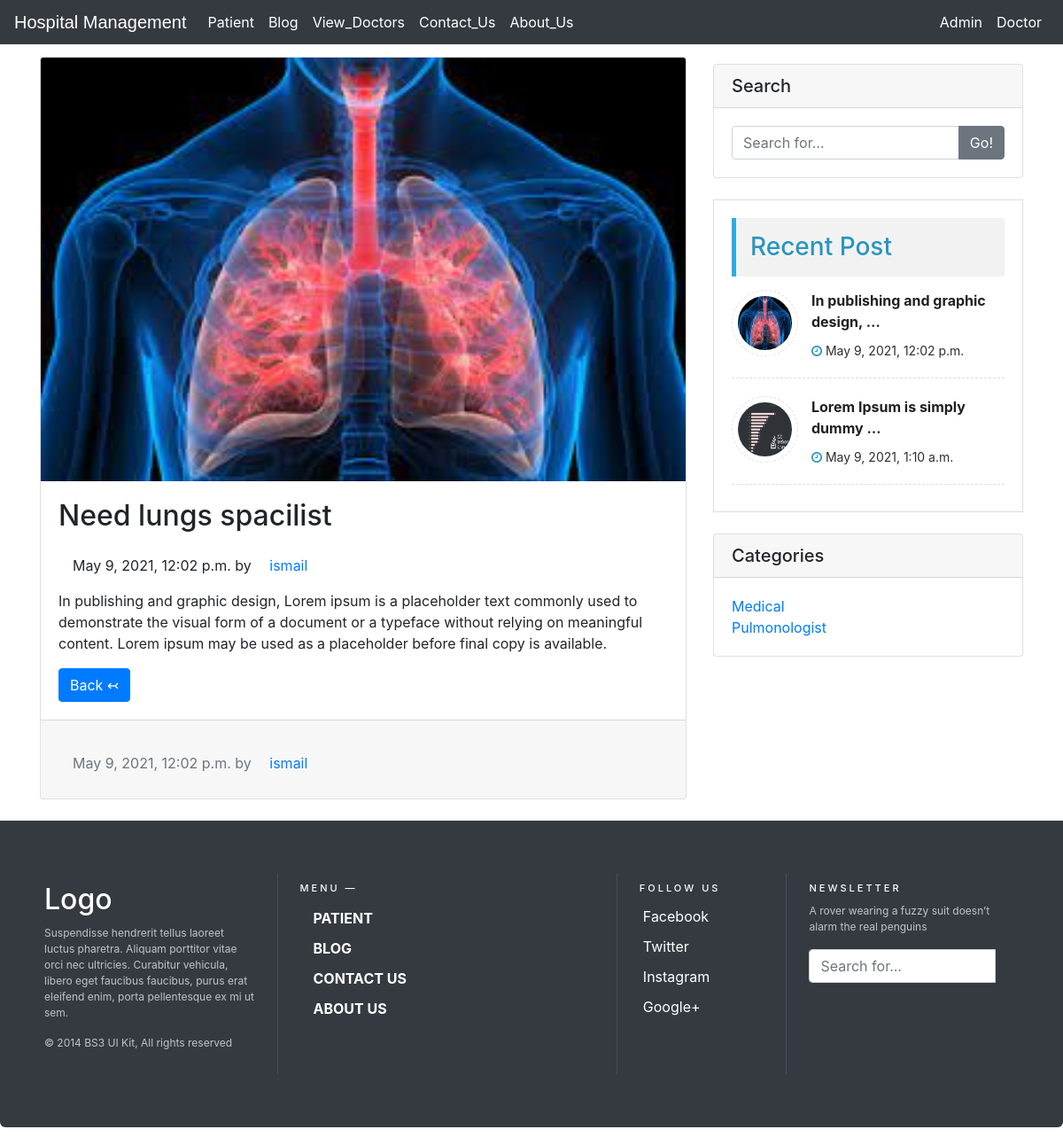
The app's page /blog/display-post/2/ with its own data.
### blog/models.py (models this page shows, shortened)
class post(models.Model):
    post_id= models.AutoField(primary_key=True)
    title = models.CharField(max_length=255 ,default="")
    author =models.ForeignKey(User, on_delete=models.CASCADE)
    slug = models.CharField(max_length=130)
    catagory = models.ForeignKey(Catagory, on_delete=models.CASCADE)
    timeStamp = models.DateTimeField(auto_now_add=True,blank=True)
    thumbnail = models.ImageField(upload_to='shop/images', default="")
    status=models.BooleanField(default="True")
    content = HTMLField()
    acceptpost = AcceptedpostManager()
    objects =models.Manager()

class Catagory(models.Model):
    catagory_name = models.CharField(max_length=50 ,default="")

### blog/views.py (the view)
# urls.py: path('display-post/<int:id>/', views.post_detail, name="displaypost"),
def post_detail(request ,id):
    dataa = post.objects.get(post_id =id)
    datar = post.objects.filter().order_by('-post_id')[0:3]
    cat = Catagory.objects.all()
    d={'i':dataa,'data1':datar ,'catag':cat}
    return render(request , 'blog/blog-details.html',d)

### blog/templates/blog/blog-details.html (shortened to what this page needs)
{%extends 'homebase.html'%}
{% block content%}
<div class="container">
    <div class="row">
        <div class="col-md-8">
            <h1 class="my-4">
                <p class="blog-post-meta"><i class="far fa-calendar-alt text-primary p-2"></i>{{i.timeStamp}} by <a
                        href="#"><i class="fas fa-user-check text-primary p-2"></i>{{i.author.username}}</a></p>
            </h1>
            <div class="card mb-4">
                <img class="card-img-top" src="{{i.thumbnail.url}}" alt="Card image cap">
                <div class="card-body">
                    <h2 class="card-title">{{i.title}}</h2>
                    <h1 class="my-4">
                        <p class="blog-post-meta"><i class="far fa-calendar-alt text-primary p-2"></i>{{i.timeStamp}} by
                            <a href="#"><i class="fas fa-user-check text-primary p-2"></i>{{i.author.username}}</a></p>
                    </h1>
                    <p class="card-text">
                        {% autoescape off%}
                        {{i.content}}
                        {% endautoescape%}
                    </p>
                    <a href="/blog" class="btn btn-primary">Back &larrtl;</a>
                </div>
                <div class="card-footer text-muted">
                    <h1 class="my-4">
                        <p class="blog-post-meta"><i class="far fa-calendar-alt text-primary p-2"></i>{{i.timeStamp}} by
                            <a href="#"><i class="fas fa-user-check text-primary p-2"></i>{{i.author.username}}</a></p>
                    </h1>
                </div>
            </div>
        </div>
        <div class="col-md-4 mt-5">
            <div class="card my-4">
                <h5 class="card-header">Search</h5>
                <div class="card-body">
                    <form action="{% url 'postserch' %}" method="post">
                        <div class="input-group">
                            <input type="text" class="form-control" name="query" placeholder="Search for...">
                            <span class="input-group-append">
                <button class="btn btn-secondary" type="submit">Go!</button>
              </span>
                        </div>
                    </form>
                </div>
            </div>
            <div class="sidebar widget">
                <h3 class=" p-3">Recent Post</h3>
                <ul>
                    {% for i in data1%}
                    <li>
                        <div class="sidebar-thumb">
                            <img class="animated rollIn" src="{{i.thumbnail.url}}" alt=""/>
                        </div>
                        <div class="sidebar-content">
                            <h5 class="animated bounceInRight"><a href="{% url 'displaypost' i.post_id %}">
                                {% autoescape off%}
                                {{i.content|truncatewords:5}}
                                {% endautoescape%}
                            </a></h5>
                        </div>
                        <div class="sidebar-meta">
                            <span class="time"><i class="fa fa-clock-o"></i> {{i.timeStamp}}</span>
                        </div>
                    </li>
                    {%endfor%}
                </ul>
            </div>
            <div class="card my-4">
                <h5 class="card-header">Categories</h5>
                <div class="card-body">
                    <div class="row">
                        <div class="col-lg-6">
                            <ul class="list-unstyled mb-0">
                                {% for i in catag%}
                                <li>
                                    <a href="#">{{i.catagory_name}}</a>
                                </li>
                                {% endfor %}
                            </ul>
                        </div>
                    </div>
                </div>
            </div>
        </div>
    </div>
</div>
{% endblock%}

### blog/templates/blog/blog-details.html (style rules this page uses)
ul, li { list-style: none; }
h5 { margin: 0; }
h3 { background: #f2f2f2; color: #2996bd; margin: 10px 0px 15px; padding-bottom:10px; padding-left: 10px; border-left: 5px solid #32aae1; }
.sidebar.widget { border: 1px solid #ddd; padding: 10px 20px; }
.sidebar.widget ul { margin: 0px; padding: 0; overflow: hidden; }
.sidebar.widget ul li { overflow: hidden; font-size: 14px; margin-bottom: 20px; border-bottom: 1px dashed #ddd; padding-bottom: 20px }
.sidebar-thumb { float: left; overflow: hidden; margin-right: 15px; }
.sidebar-thumb img { background: #fff; border: 1px dashed #e0e0e0; padding: 6px; height: 75px; width: 75px; -webkit-border-radius: 100px; -moz-border-radius: 100px; border-radius: 100px; }
.sidebar-content h5 { font-size: 16px; cursor: pointer; line-height: 24px; }
.sidebar-content h5 a { color: #202020; outline: 0 none; text-decoration: none; font-weight: bold }
.sidebar-meta { margin-top: 10px; }
.sidebar-meta span { color: #2e2e2e; }
.sidebar-meta span.time { margin-right: 10px; }
.sidebar-meta span i { color: #2996bd }

### records on screen
post: thumbnail (picture), title "Need lungs spacilist", timeStamp "May 9, 2021, 12:02 p.m.", author.username "ismail", content "In publishing and graphic design, Lorem ipsum is a placeholder text commonly used to demonstrate the visual form of a document or a typeface without relying on meaningful content. Lorem ipsum may be used as a placeholder before final copy is available.", content "In publishing and graphic design, …"
post: thumbnail (picture), content "Lorem Ipsum is simply dummy …", timeStamp "May 9, 2021, 1:10 a.m."
Catagory: catagory_name "Medical"
Catagory: catagory_name "Pulmonologist"
